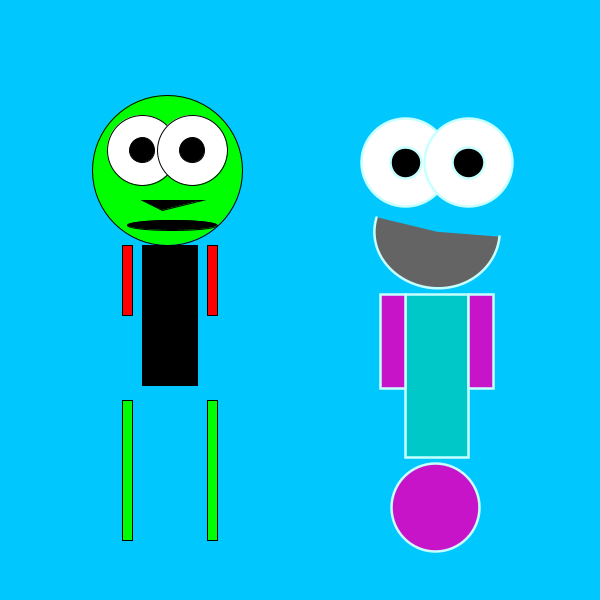
Frame 1 (no input)
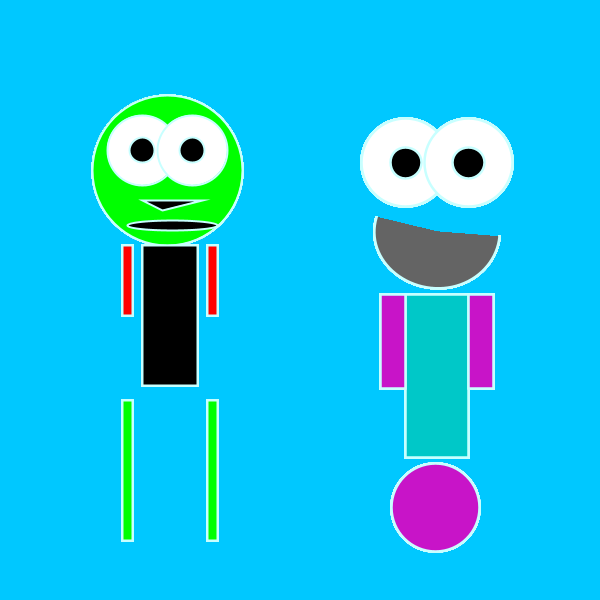
Frame 60 (the mouse pressed at the canvas centre just before this capture)
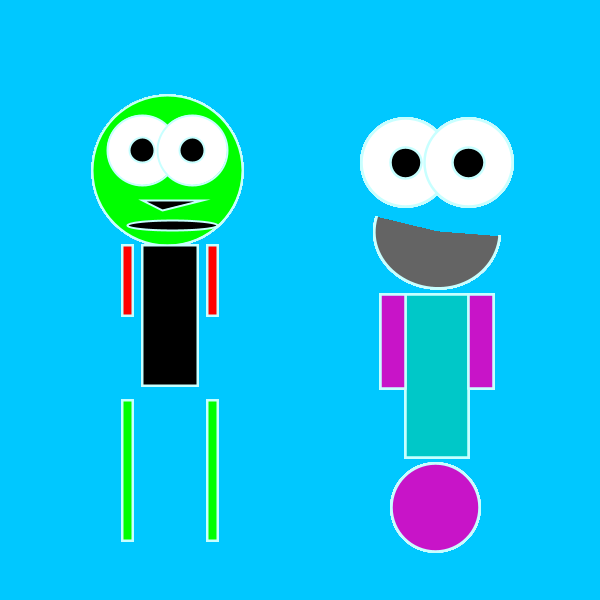
Frame 120 (the mouse held since frame 60 and released just before this capture)

The Processing sketch that drew these frames (run headless with seeded random() and noise(); from frame 60 on, the mouse is pressed at the canvas centre):

// Processing sketch: Robot_Buddy_Assignment
// ── Robot_Buddy_Assignment.pde
/*
*Will Chasin
*3/10/22
*This is my monster Stickmonster
*He has sticks for his red arms and green legs
*He has a big smiling mouth
*His nose is a triangle
*His eyes overlap and are very big
*His body is a very thick stick 
*His head is a big circle stick and lays on top of the thick stick of a body
*/
int x = 92;
int y = 100;
void setup() { // called once

  size(600,600);
  background(0,200,255);
}

void draw() { // called in a loop

translate(x,y);

fill(0,255,0); //green
circle(75,70,150); //head

fill(255); //white
circle(50,50,70); //eye
fill (0); //black
circle(50,50,25); //pupil

fill(255); //white
circle(100,50,70); //eye
fill (0); //black
circle(100,50,25); //pupil

triangle(70,110,50,100,110,100); //nose

ellipse(80,125,90,10); //mouth

rect(50,145,55,140); //body

fill(255,0,0); //red
rect(30,145,10,70); //arm
fill(255,0,0); //red
rect(115,145,10,70); //arm

fill(0,255,0); //green
rect(30,300,10,140); //leg
fill(0,255,0); //green
rect(115,300,10,140); //leg

stroke(255,255,255); //white outline

//dylan's robot

scale(1.255);
stroke(200, 420, 300);
strokeWeight(2);
//face
fill(255); //white
circle(250,50,70); //eye
fill (0); //black
circle(250,50,25); //pupil

fill(255); //white
circle(300,50,70); //eye
fill (0); //black
circle(300,50,25); //pupil

//mouth
fill(100, 100, 100);
arc(275, 105, 100, 90, radians(5), radians(195));
//Lucky, was born with a mouth problem causing it to tilt towards the right side

//Luckys body was natrually a rectangle, when he was born
//body
fill(0,200,200);
rect(250, 155, 50, 130);

//arms 
fill(200, 20, 200);
rect(230, 155, 20, 75); 
rect(300, 155, 20, 75);

//Lucky was very unlucky and was born with a circle for legs
//legs
circle(274,325,70);

}
